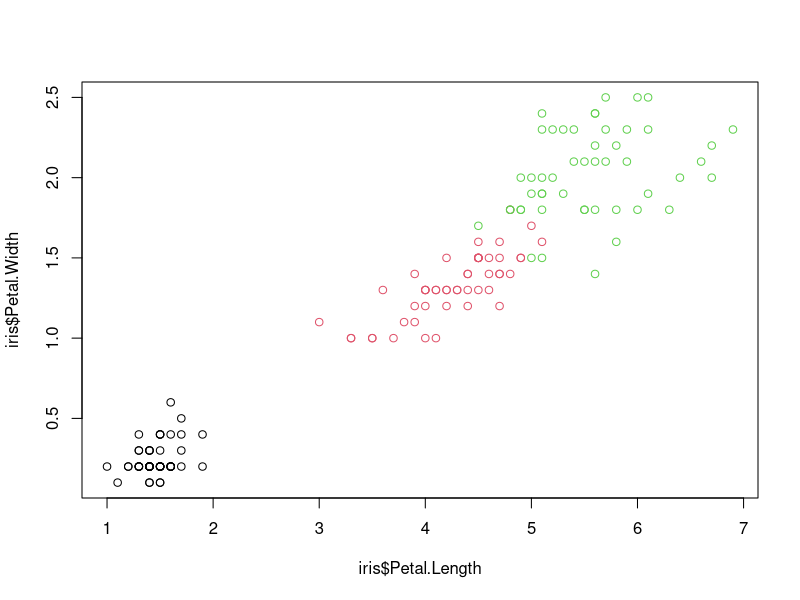
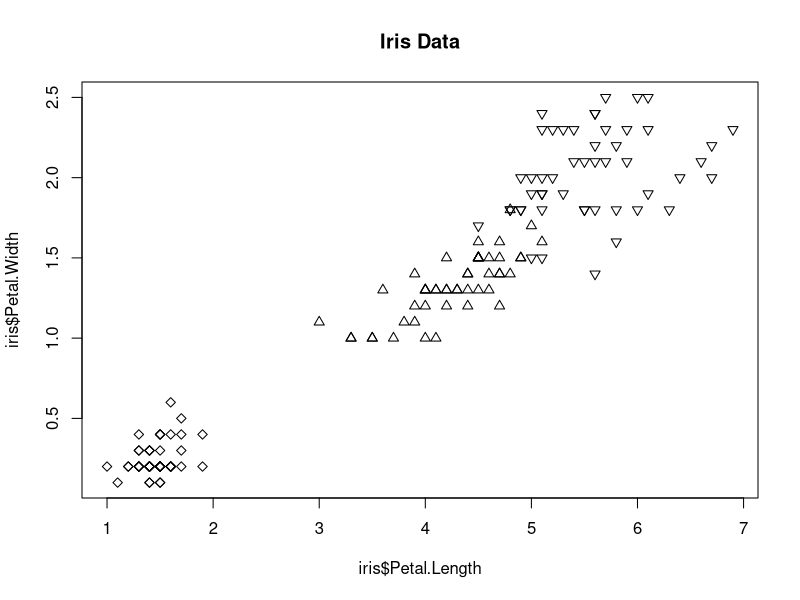
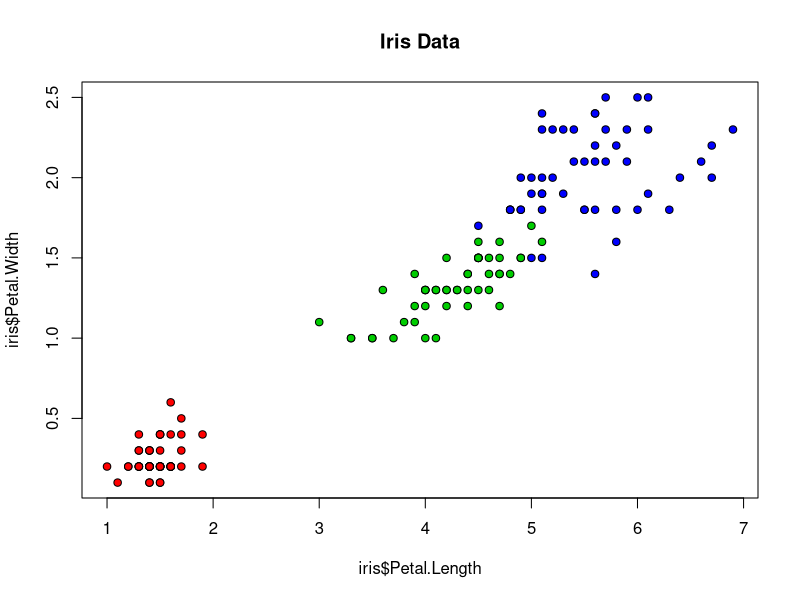
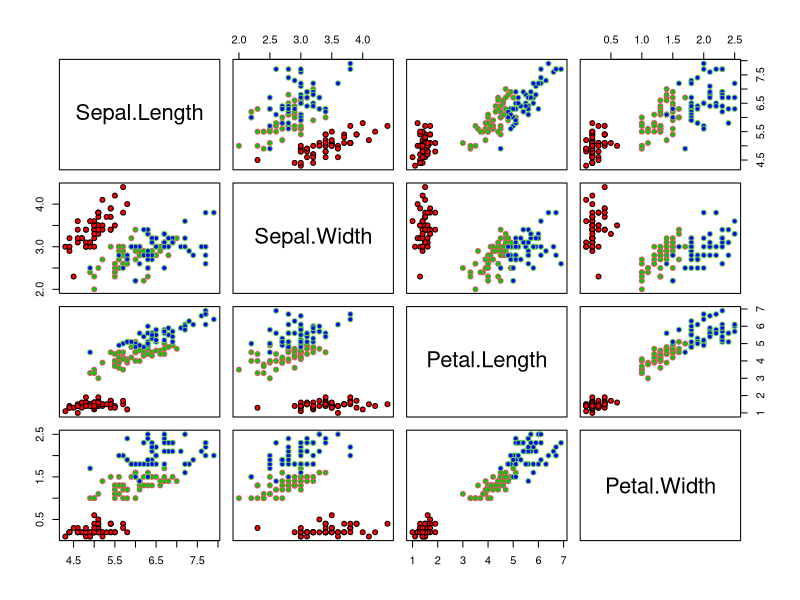
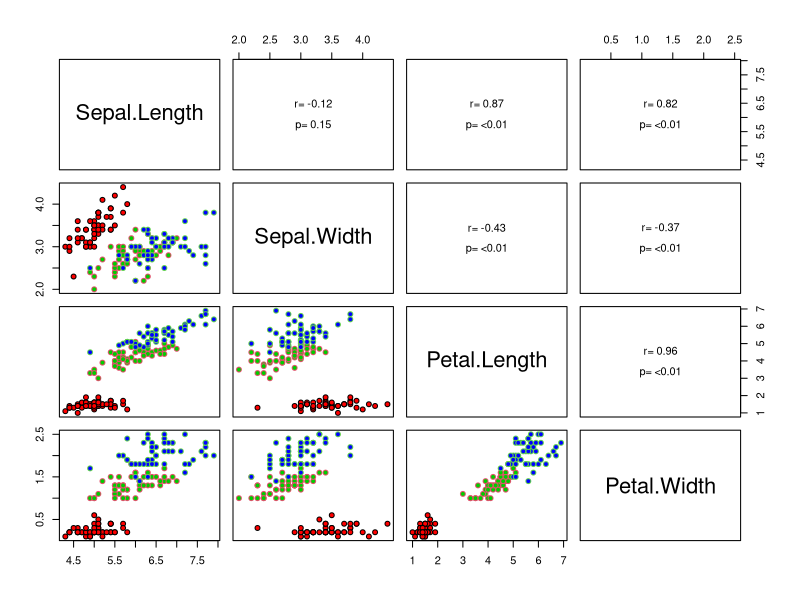
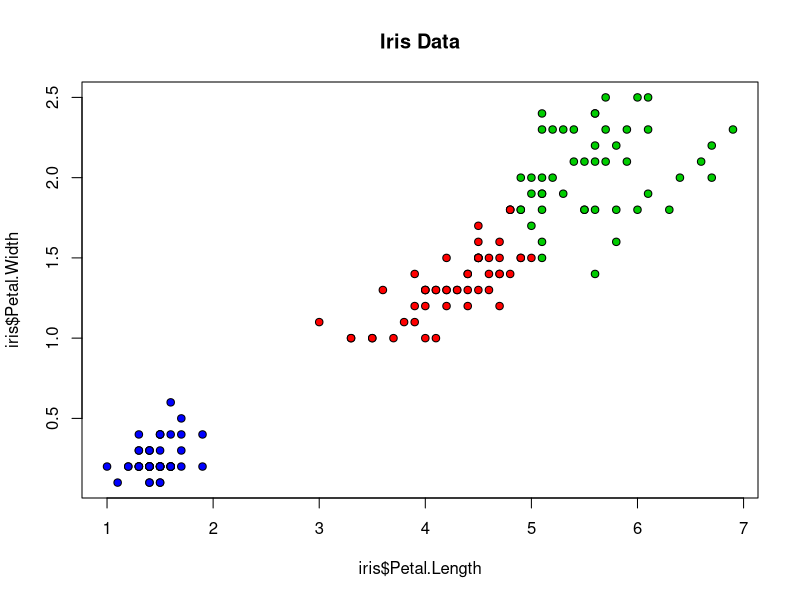
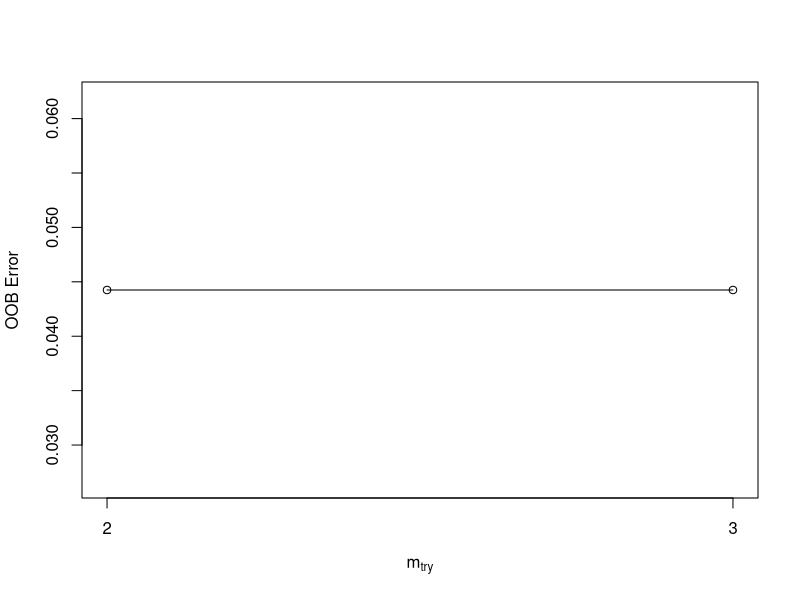

Write R code to recreate these figures, in order. (Note: this script raises an error after producing the figures.)
## ---- chunk 1
knitr::opts_chunk$set(echo = TRUE)
## ---- chunk 2
data(iris)
head(iris)
## ---- chunk 3
summary(iris)
str(iris)
## ---- chunk 4
plot(x=iris$Petal.Length, y=iris$Petal.Width, col=iris$Species)
## ---- chunk 5
plot(iris$Petal.Length, iris$Petal.Width, pch=c(23,24,25)[unclass(iris$Species)], main="Iris Data")
## ---- chunk 6
plot(iris$Petal.Length, iris$Petal.Width,pch=21, bg=c("red","green3","blue")[unclass(iris$Species)], main="Iris Data")
## ---- chunk 7
pairs(iris[1:4], col=iris$Species, pch = 21, bg = c("red", "green3", "blue")[unclass(iris$Species)])
## ---- chunk 8
panel.cor <- function(x, y, digits = 2, cex.cor, ...)
{
  usr <- par("usr"); on.exit(par(usr))
  par(usr = c(0, 1, 0, 1))
  # correlation coefficient
  r <- cor(x, y)
  txt <- format(c(r, 0.123456789), digits = digits)[1]
  txt <- paste("r= ", txt, sep = "")
  text(0.5, 0.6, txt)

  # p-value calculation
  p <- cor.test(x, y)$p.value
  txt2 <- format(c(p, 0.123456789), digits = digits)[1]
  txt2 <- paste("p= ", txt2, sep = "")
  if(p<0.01) txt2 <- paste("p= ", "<0.01", sep = "")
  text(0.5, 0.4, txt2)
}

pairs(iris[1:4], col=iris$Species, pch = 21, bg = c("red", "green3", "blue")[unclass(iris$Species)],
      upper.panel=panel.cor)
## ---- chunk 9
library("e1071")

index <- 1:nrow(iris)
testindex <- sample(index, trunc(length(index)/4))
testset <- iris[testindex,]
trainset <- iris[-testindex,]

svm_model <- svm(Species ~ ., data=trainset)
summary(svm_model)
## ---- chunk 10
prediction <- predict(svm_model,testset[,-5])
tab <- table(pred = prediction, true = testset[,5])
tab
## ---- chunk 11
svm_tune <- tune.svm(Species ~ ., data=trainset, 
              kernel="radial", cost=10^(-1:2), gamma=c(.5,1,2))

print(svm_tune)
## ---- chunk 12
svm_model_after_tune <- svm(Species ~ ., data=iris, kernel="radial", cost=1, gamma=0.5)
summary(svm_model_after_tune)
## ---- chunk 13
prediction <- predict(svm_model_after_tune,testset[,-5])
tab <- table(pred = prediction, true = testset[,5])
tab
## ---- chunk 14
set.seed(20)
irisCluster <- kmeans(iris[, 3:4], 3, nstart = 20)
irisCluster
## ---- chunk 15
table(irisCluster$cluster, iris$Species)
## ---- chunk 16
cluster <- as.factor(irisCluster$cluster)
plot(iris$Petal.Length, iris$Petal.Width,pch=21, bg=c("red","green3","blue")[unclass(cluster)], main="Iris Data")
## ---- chunk 17
library(randomForest)
model.rf <- randomForest(Species ~ . , data=trainset)
model.rf
## ---- chunk 18
pred.rf <- predict(model.rf,testset[,-5])
tab <- table(pred = pred.rf, true = testset[,5])
tab
## ---- chunk 19
tuneRF(trainset[,-5],trainset[,5],ntreeTry=100, 
     stepFactor=1.5,improve=0.01, trace=TRUE, plot=TRUE, dobest=FALSE)
## ---- chunk 20
model.rf.tune <-randomForest(Species ~.,data=trainset, mtry=2, ntree=1000, 
     keep.forest=TRUE, importance=TRUE,test=testset)
model.rf.tune
## ---- chunk 21
pred.rf.tune <- predict(model.rf.tune,testset[,-5])
tab <- table(pred = pred.rf.tune, true = testset[,5])
tab
## ---- chunk 22
library(caret)
library(nnet)
model <- train(Species ~ ., trainset, method='nnet', trace = FALSE) # train
# we also add parameter 'preProc = c("center", "scale"))' at train() for centering and scaling the data
model
## ---- chunk 23
prediction <- predict(model, testset[-5])                           # predict
tab <- table(prediction, testset[,5])                                  # compare
tab
## ---- chunk 24
my.grid <- expand.grid(.decay = c(0.5, 0.1), .size = c(2,3,4,5))
model.nnet.tune <- train(Species ~ ., trainset, method='nnet',maxit = 1000, tuneGrid = my.grid, trace = F) 
model.nnet.tune
## ---- chunk 25
prediction <- predict(model.nnet.tune, testset[-5])                    # predict
tab <- table(prediction, testset[,5])                                  # compare
tab
## ---- chunk 26
fitControl <- trainControl(method="repeatedcv",
                           number=5,
                           repeats=1,
                           verboseIter=TRUE)
set.seed(25)
model.gbm <- train(Species ~ ., data=iris,
                method="gbm",
                trControl=fitControl,
                verbose=FALSE)

model.gbm
## ---- chunk 27
prediction <- predict(model.gbm, testset[-5]) 
tab <- table(prediction, testset[,5])
tab
